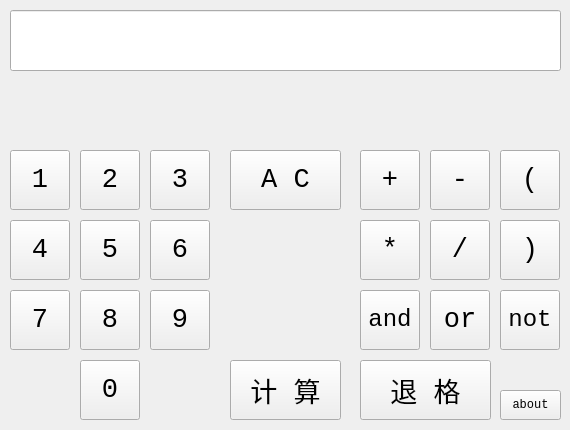
<?xml version="1.0" encoding="UTF-8"?>
<ui version="4.0">
 <class>Widget</class>
 <widget class="QWidget" name="Widget">
  <property name="geometry">
   <rect>
    <x>0</x>
    <y>0</y>
    <width>570</width>
    <height>430</height>
   </rect>
  </property>
  <property name="minimumSize">
   <size>
    <width>570</width>
    <height>430</height>
   </size>
  </property>
  <property name="maximumSize">
   <size>
    <width>570</width>
    <height>430</height>
   </size>
  </property>
  <property name="windowTitle">
   <string>计算器 ver2.0</string>
  </property>
  <widget class="QLineEdit" name="inputbox">
   <property name="geometry">
    <rect>
     <x>10</x>
     <y>10</y>
     <width>551</width>
     <height>61</height>
    </rect>
   </property>
   <property name="font">
    <font>
     <family>Consolas</family>
     <pointsize>20</pointsize>
    </font>
   </property>
   <property name="cursor">
    <cursorShape>ArrowCursor</cursorShape>
   </property>
   <property name="mouseTracking">
    <bool>false</bool>
   </property>
   <property name="focusPolicy">
    <enum>Qt::NoFocus</enum>
   </property>
   <property name="contextMenuPolicy">
    <enum>Qt::DefaultContextMenu</enum>
   </property>
   <property name="acceptDrops">
    <bool>false</bool>
   </property>
   <property name="text">
    <string/>
   </property>
  </widget>
  <widget class="QPushButton" name="p1">
   <property name="geometry">
    <rect>
     <x>10</x>
     <y>150</y>
     <width>60</width>
     <height>60</height>
    </rect>
   </property>
   <property name="font">
    <font>
     <family>Consolas</family>
     <pointsize>20</pointsize>
    </font>
   </property>
   <property name="text">
    <string>1</string>
   </property>
  </widget>
  <widget class="QPushButton" name="p2">
   <property name="geometry">
    <rect>
     <x>80</x>
     <y>150</y>
     <width>60</width>
     <height>60</height>
    </rect>
   </property>
   <property name="font">
    <font>
     <family>Consolas</family>
     <pointsize>20</pointsize>
    </font>
   </property>
   <property name="text">
    <string>2</string>
   </property>
  </widget>
  <widget class="QPushButton" name="p3">
   <property name="geometry">
    <rect>
     <x>150</x>
     <y>150</y>
     <width>60</width>
     <height>60</height>
    </rect>
   </property>
   <property name="font">
    <font>
     <family>Consolas</family>
     <pointsize>20</pointsize>
    </font>
   </property>
   <property name="text">
    <string>3</string>
   </property>
  </widget>
  <widget class="QPushButton" name="p4">
   <property name="geometry">
    <rect>
     <x>10</x>
     <y>220</y>
     <width>60</width>
     <height>60</height>
    </rect>
   </property>
   <property name="font">
    <font>
     <family>Consolas</family>
     <pointsize>20</pointsize>
    </font>
   </property>
   <property name="text">
    <string>4</string>
   </property>
  </widget>
  <widget class="QPushButton" name="p5">
   <property name="geometry">
    <rect>
     <x>80</x>
     <y>220</y>
     <width>60</width>
     <height>60</height>
    </rect>
   </property>
   <property name="font">
    <font>
     <family>Consolas</family>
     <pointsize>20</pointsize>
    </font>
   </property>
   <property name="text">
    <string>5</string>
   </property>
  </widget>
  <widget class="QPushButton" name="p6">
   <property name="geometry">
    <rect>
     <x>150</x>
     <y>220</y>
     <width>60</width>
     <height>60</height>
    </rect>
   </property>
   <property name="font">
    <font>
     <family>Consolas</family>
     <pointsize>20</pointsize>
    </font>
   </property>
   <property name="text">
    <string>6</string>
   </property>
  </widget>
  <widget class="QPushButton" name="p7">
   <property name="geometry">
    <rect>
     <x>10</x>
     <y>290</y>
     <width>60</width>
     <height>60</height>
    </rect>
   </property>
   <property name="font">
    <font>
     <family>Consolas</family>
     <pointsize>20</pointsize>
    </font>
   </property>
   <property name="text">
    <string>7</string>
   </property>
  </widget>
  <widget class="QPushButton" name="p8">
   <property name="geometry">
    <rect>
     <x>80</x>
     <y>290</y>
     <width>60</width>
     <height>60</height>
    </rect>
   </property>
   <property name="font">
    <font>
     <family>Consolas</family>
     <pointsize>20</pointsize>
    </font>
   </property>
   <property name="text">
    <string>8</string>
   </property>
  </widget>
  <widget class="QPushButton" name="p9">
   <property name="geometry">
    <rect>
     <x>150</x>
     <y>290</y>
     <width>60</width>
     <height>60</height>
    </rect>
   </property>
   <property name="font">
    <font>
     <family>Consolas</family>
     <pointsize>20</pointsize>
    </font>
   </property>
   <property name="text">
    <string>9</string>
   </property>
  </widget>
  <widget class="QPushButton" name="p10">
   <property name="geometry">
    <rect>
     <x>80</x>
     <y>360</y>
     <width>60</width>
     <height>60</height>
    </rect>
   </property>
   <property name="font">
    <font>
     <family>Consolas</family>
     <pointsize>20</pointsize>
    </font>
   </property>
   <property name="text">
    <string>0</string>
   </property>
  </widget>
  <widget class="QLabel" name="outputbox">
   <property name="geometry">
    <rect>
     <x>10</x>
     <y>80</y>
     <width>541</width>
     <height>41</height>
    </rect>
   </property>
   <property name="font">
    <font>
     <family>Consolas</family>
     <pointsize>20</pointsize>
    </font>
   </property>
   <property name="text">
    <string/>
   </property>
   <property name="alignment">
    <set>Qt::AlignRight|Qt::AlignTrailing|Qt::AlignVCenter</set>
   </property>
  </widget>
  <widget class="QPushButton" name="po_0">
   <property name="geometry">
    <rect>
     <x>360</x>
     <y>150</y>
     <width>60</width>
     <height>60</height>
    </rect>
   </property>
   <property name="font">
    <font>
     <family>Consolas</family>
     <pointsize>20</pointsize>
    </font>
   </property>
   <property name="text">
    <string>+</string>
   </property>
  </widget>
  <widget class="QPushButton" name="po_1">
   <property name="geometry">
    <rect>
     <x>430</x>
     <y>150</y>
     <width>60</width>
     <height>60</height>
    </rect>
   </property>
   <property name="font">
    <font>
     <family>Consolas</family>
     <pointsize>20</pointsize>
    </font>
   </property>
   <property name="text">
    <string>-</string>
   </property>
  </widget>
  <widget class="QPushButton" name="po_2">
   <property name="geometry">
    <rect>
     <x>360</x>
     <y>220</y>
     <width>60</width>
     <height>60</height>
    </rect>
   </property>
   <property name="font">
    <font>
     <family>Consolas</family>
     <pointsize>20</pointsize>
    </font>
   </property>
   <property name="text">
    <string>*</string>
   </property>
  </widget>
  <widget class="QPushButton" name="po_3">
   <property name="geometry">
    <rect>
     <x>430</x>
     <y>220</y>
     <width>60</width>
     <height>60</height>
    </rect>
   </property>
   <property name="font">
    <font>
     <family>Consolas</family>
     <pointsize>20</pointsize>
    </font>
   </property>
   <property name="text">
    <string>/</string>
   </property>
  </widget>
  <widget class="QPushButton" name="po_7">
   <property name="geometry">
    <rect>
     <x>500</x>
     <y>150</y>
     <width>60</width>
     <height>60</height>
    </rect>
   </property>
   <property name="font">
    <font>
     <family>Consolas</family>
     <pointsize>20</pointsize>
    </font>
   </property>
   <property name="text">
    <string>(</string>
   </property>
  </widget>
  <widget class="QPushButton" name="po_8">
   <property name="geometry">
    <rect>
     <x>500</x>
     <y>220</y>
     <width>60</width>
     <height>60</height>
    </rect>
   </property>
   <property name="font">
    <font>
     <family>Consolas</family>
     <pointsize>20</pointsize>
    </font>
   </property>
   <property name="text">
    <string>)</string>
   </property>
  </widget>
  <widget class="QPushButton" name="po_4">
   <property name="geometry">
    <rect>
     <x>360</x>
     <y>290</y>
     <width>60</width>
     <height>60</height>
    </rect>
   </property>
   <property name="font">
    <font>
     <family>Consolas</family>
     <pointsize>18</pointsize>
    </font>
   </property>
   <property name="text">
    <string>and</string>
   </property>
  </widget>
  <widget class="QPushButton" name="po_5">
   <property name="geometry">
    <rect>
     <x>430</x>
     <y>290</y>
     <width>60</width>
     <height>60</height>
    </rect>
   </property>
   <property name="font">
    <font>
     <family>Consolas</family>
     <pointsize>20</pointsize>
    </font>
   </property>
   <property name="text">
    <string>or</string>
   </property>
  </widget>
  <widget class="QPushButton" name="po_6">
   <property name="geometry">
    <rect>
     <x>500</x>
     <y>290</y>
     <width>60</width>
     <height>60</height>
    </rect>
   </property>
   <property name="font">
    <font>
     <family>Consolas</family>
     <pointsize>18</pointsize>
    </font>
   </property>
   <property name="text">
    <string>not</string>
   </property>
  </widget>
  <widget class="QPushButton" name="po_9">
   <property name="geometry">
    <rect>
     <x>230</x>
     <y>150</y>
     <width>111</width>
     <height>60</height>
    </rect>
   </property>
   <property name="font">
    <font>
     <family>Consolas</family>
     <pointsize>20</pointsize>
    </font>
   </property>
   <property name="text">
    <string>A C</string>
   </property>
  </widget>
  <widget class="QPushButton" name="po_10">
   <property name="geometry">
    <rect>
     <x>230</x>
     <y>360</y>
     <width>111</width>
     <height>60</height>
    </rect>
   </property>
   <property name="font">
    <font>
     <family>Consolas</family>
     <pointsize>20</pointsize>
    </font>
   </property>
   <property name="text">
    <string>计 算</string>
   </property>
  </widget>
  <widget class="QPushButton" name="po_11">
   <property name="geometry">
    <rect>
     <x>360</x>
     <y>360</y>
     <width>131</width>
     <height>60</height>
    </rect>
   </property>
   <property name="font">
    <font>
     <family>Consolas</family>
     <pointsize>20</pointsize>
    </font>
   </property>
   <property name="text">
    <string>退 格</string>
   </property>
  </widget>
  <widget class="QPushButton" name="about">
   <property name="geometry">
    <rect>
     <x>500</x>
     <y>390</y>
     <width>61</width>
     <height>30</height>
    </rect>
   </property>
   <property name="font">
    <font>
     <family>Consolas</family>
     <pointsize>9</pointsize>
    </font>
   </property>
   <property name="text">
    <string>about</string>
   </property>
  </widget>
 </widget>
 <resources/>
 <connections/>
</ui>
